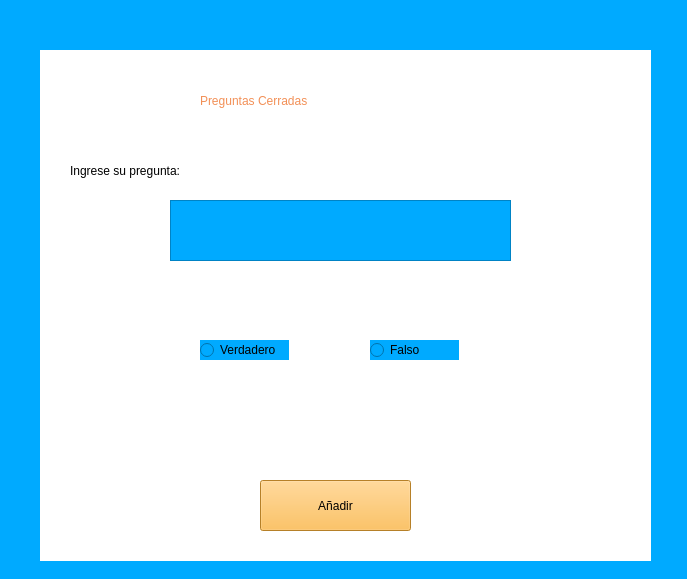
<?xml version="1.0" encoding="UTF-8"?>
<ui version="4.0">
 <class>menuCursos</class>
 <widget class="QMainWindow" name="menuCursos">
  <property name="geometry">
   <rect>
    <x>0</x>
    <y>0</y>
    <width>687</width>
    <height>579</height>
   </rect>
  </property>
  <property name="windowTitle">
   <string>MainWindow</string>
  </property>
  <property name="styleSheet">
   <string notr="true">background-color: rgb(0, 170, 255);</string>
  </property>
  <widget class="QWidget" name="centralwidget">
   <widget class="QLabel" name="label">
    <property name="geometry">
     <rect>
      <x>40</x>
      <y>50</y>
      <width>611</width>
      <height>511</height>
     </rect>
    </property>
    <property name="styleSheet">
     <string notr="true">background-color: rgb(255, 255, 255);</string>
    </property>
    <property name="text">
     <string/>
    </property>
   </widget>
   <widget class="QLabel" name="label_2">
    <property name="geometry">
     <rect>
      <x>200</x>
      <y>70</y>
      <width>391</width>
      <height>61</height>
     </rect>
    </property>
    <property name="styleSheet">
     <string notr="true">font: 700 28pt &quot;Segoe UI&quot;;
background-color: rgb(255, 255, 255);
color: rgb(242, 144, 87);</string>
    </property>
    <property name="text">
     <string>Preguntas Cerradas </string>
    </property>
   </widget>
   <widget class="QPushButton" name="botonAgregarPreguntaVF">
    <property name="geometry">
     <rect>
      <x>260</x>
      <y>480</y>
      <width>151</width>
      <height>51</height>
     </rect>
    </property>
    <property name="styleSheet">
     <string notr="true">font: 700 12pt &quot;Segoe UI&quot;;
background-color: rgb(255, 179, 56);</string>
    </property>
    <property name="text">
     <string>Añadir</string>
    </property>
   </widget>
   <widget class="QTextEdit" name="textEditPreguntaVF">
    <property name="geometry">
     <rect>
      <x>170</x>
      <y>200</y>
      <width>341</width>
      <height>61</height>
     </rect>
    </property>
   </widget>
   <widget class="QLabel" name="label_3">
    <property name="geometry">
     <rect>
      <x>70</x>
      <y>140</y>
      <width>211</width>
      <height>61</height>
     </rect>
    </property>
    <property name="styleSheet">
     <string notr="true">background-color: rgba(0, 0, 0, 0);
font: 700 14pt &quot;Segoe UI&quot;;</string>
    </property>
    <property name="text">
     <string>Ingrese su pregunta: </string>
    </property>
   </widget>
   <widget class="QRadioButton" name="radioButtonVerdadero">
    <property name="geometry">
     <rect>
      <x>200</x>
      <y>340</y>
      <width>89</width>
      <height>20</height>
     </rect>
    </property>
    <property name="text">
     <string>Verdadero</string>
    </property>
   </widget>
   <widget class="QRadioButton" name="radioButtonFalso">
    <property name="geometry">
     <rect>
      <x>370</x>
      <y>340</y>
      <width>89</width>
      <height>20</height>
     </rect>
    </property>
    <property name="text">
     <string>Falso</string>
    </property>
   </widget>
  </widget>
 </widget>
 <resources/>
 <connections/>
</ui>
